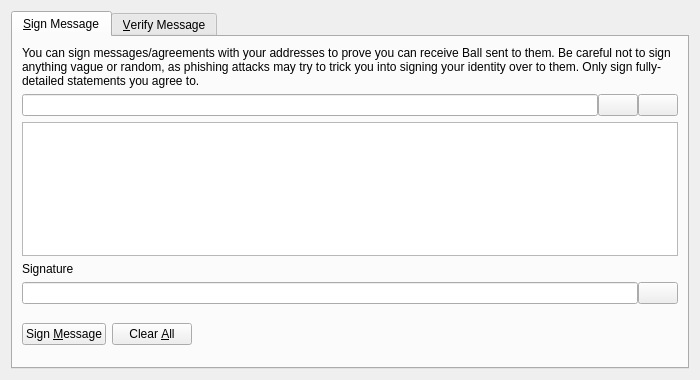
<?xml version="1.0" encoding="UTF-8"?>
<ui version="4.0">
 <class>SignVerifyMessageDialog</class>
 <widget class="QDialog" name="SignVerifyMessageDialog">
  <property name="geometry">
   <rect>
    <x>0</x>
    <y>0</y>
    <width>700</width>
    <height>380</height>
   </rect>
  </property>
  <property name="windowTitle">
   <string>Signatures - Sign / Verify a Message</string>
  </property>
  <property name="modal">
   <bool>true</bool>
  </property>
  <layout class="QVBoxLayout" name="verticalLayout">
   <item>
    <widget class="QTabWidget" name="tabWidget">
     <property name="currentIndex">
      <number>0</number>
     </property>
     <widget class="QWidget" name="tabSignMessage">
      <attribute name="title">
       <string>&amp;Sign Message</string>
      </attribute>
      <layout class="QVBoxLayout" name="verticalLayout_SM">
       <item>
        <widget class="QLabel" name="infoLabel_SM">
         <property name="text">
          <string>You can sign messages/agreements with your addresses to prove you can receive Ball sent to them. Be careful not to sign anything vague or random, as phishing attacks may try to trick you into signing your identity over to them. Only sign fully-detailed statements you agree to.</string>
         </property>
         <property name="textFormat">
          <enum>Qt::PlainText</enum>
         </property>
         <property name="wordWrap">
          <bool>true</bool>
         </property>
        </widget>
       </item>
       <item>
        <layout class="QHBoxLayout" name="horizontalLayout_1_SM">
         <property name="spacing">
          <number>0</number>
         </property>
         <item>
          <widget class="QValidatedLineEdit" name="addressIn_SM">
           <property name="toolTip">
            <string>The Ball address to sign the message with</string>
           </property>
          </widget>
         </item>
         <item>
          <widget class="QPushButton" name="addressBookButton_SM">
           <property name="toolTip">
            <string>Choose previously used address</string>
           </property>
           <property name="text">
            <string/>
           </property>
           <property name="shortcut">
            <string>Alt+A</string>
           </property>
           <property name="autoDefault">
            <bool>false</bool>
           </property>
          </widget>
         </item>
         <item>
          <widget class="QPushButton" name="pasteButton_SM">
           <property name="toolTip">
            <string>Paste address from clipboard</string>
           </property>
           <property name="text">
            <string/>
           </property>
           <property name="shortcut">
            <string>Alt+P</string>
           </property>
           <property name="autoDefault">
            <bool>false</bool>
           </property>
          </widget>
         </item>
        </layout>
       </item>
       <item>
        <widget class="QPlainTextEdit" name="messageIn_SM">
         <property name="toolTip">
          <string>Enter the message you want to sign here</string>
         </property>
        </widget>
       </item>
       <item>
        <widget class="QLabel" name="signatureLabel_SM">
         <property name="text">
          <string>Signature</string>
         </property>
         <property name="textFormat">
          <enum>Qt::PlainText</enum>
         </property>
        </widget>
       </item>
       <item>
        <layout class="QHBoxLayout" name="horizontalLayout_2_SM">
         <property name="spacing">
          <number>0</number>
         </property>
         <item>
          <widget class="QLineEdit" name="signatureOut_SM">
           <property name="font">
            <font>
             <italic>true</italic>
            </font>
           </property>
           <property name="readOnly">
            <bool>true</bool>
           </property>
          </widget>
         </item>
         <item>
          <widget class="QPushButton" name="copySignatureButton_SM">
           <property name="toolTip">
            <string>Copy the current signature to the system clipboard</string>
           </property>
           <property name="text">
            <string/>
           </property>
           <property name="autoDefault">
            <bool>false</bool>
           </property>
          </widget>
         </item>
        </layout>
       </item>
       <item>
        <layout class="QHBoxLayout" name="horizontalLayout_3_SM">
         <item>
          <widget class="QPushButton" name="signMessageButton_SM">
           <property name="toolTip">
            <string>Sign the message to prove you own this Ball address</string>
           </property>
           <property name="text">
            <string>Sign &amp;Message</string>
           </property>
           <property name="autoDefault">
            <bool>false</bool>
           </property>
          </widget>
         </item>
         <item>
          <widget class="QPushButton" name="clearButton_SM">
           <property name="toolTip">
            <string>Reset all sign message fields</string>
           </property>
           <property name="text">
            <string>Clear &amp;All</string>
           </property>
           <property name="autoDefault">
            <bool>false</bool>
           </property>
          </widget>
         </item>
         <item>
          <spacer name="horizontalSpacer_1_SM">
           <property name="orientation">
            <enum>Qt::Horizontal</enum>
           </property>
           <property name="sizeHint" stdset="0">
            <size>
             <width>40</width>
             <height>48</height>
            </size>
           </property>
          </spacer>
         </item>
         <item>
          <widget class="QLabel" name="statusLabel_SM">
           <property name="font">
            <font>
             <weight>75</weight>
             <bold>true</bold>
            </font>
           </property>
           <property name="text">
            <string/>
           </property>
           <property name="wordWrap">
            <bool>true</bool>
           </property>
          </widget>
         </item>
         <item>
          <spacer name="horizontalSpacer_2_SM">
           <property name="orientation">
            <enum>Qt::Horizontal</enum>
           </property>
           <property name="sizeHint" stdset="0">
            <size>
             <width>40</width>
             <height>48</height>
            </size>
           </property>
          </spacer>
         </item>
        </layout>
       </item>
      </layout>
     </widget>
     <widget class="QWidget" name="tabVerifyMessage">
      <attribute name="title">
       <string>&amp;Verify Message</string>
      </attribute>
      <layout class="QVBoxLayout" name="verticalLayout_VM">
       <item>
        <widget class="QLabel" name="infoLabel_VM">
         <property name="text">
          <string>Enter the receiver's address, message (ensure you copy line breaks, spaces, tabs, etc. exactly) and signature below to verify the message. Be careful not to read more into the signature than what is in the signed message itself, to avoid being tricked by a man-in-the-middle attack. Note that this only proves the signing party receives with the address, it cannot prove sendership of any transaction!</string>
         </property>
         <property name="textFormat">
          <enum>Qt::PlainText</enum>
         </property>
         <property name="alignment">
          <set>Qt::AlignLeading|Qt::AlignLeft|Qt::AlignTop</set>
         </property>
         <property name="wordWrap">
          <bool>true</bool>
         </property>
        </widget>
       </item>
       <item>
        <layout class="QHBoxLayout" name="horizontalLayout_1_VM">
         <property name="spacing">
          <number>0</number>
         </property>
         <item>
          <widget class="QValidatedLineEdit" name="addressIn_VM">
           <property name="toolTip">
            <string>The Ball address the message was signed with</string>
           </property>
          </widget>
         </item>
         <item>
          <widget class="QPushButton" name="addressBookButton_VM">
           <property name="toolTip">
            <string>Choose previously used address</string>
           </property>
           <property name="text">
            <string/>
           </property>
           <property name="shortcut">
            <string>Alt+A</string>
           </property>
           <property name="autoDefault">
            <bool>false</bool>
           </property>
          </widget>
         </item>
        </layout>
       </item>
       <item>
        <widget class="QPlainTextEdit" name="messageIn_VM"/>
       </item>
       <item>
        <widget class="QValidatedLineEdit" name="signatureIn_VM"/>
       </item>
       <item>
        <layout class="QHBoxLayout" name="horizontalLayout_2_VM">
         <item>
          <widget class="QPushButton" name="verifyMessageButton_VM">
           <property name="toolTip">
            <string>Verify the message to ensure it was signed with the specified Ball address</string>
           </property>
           <property name="text">
            <string>Verify &amp;Message</string>
           </property>
           <property name="autoDefault">
            <bool>false</bool>
           </property>
          </widget>
         </item>
         <item>
          <widget class="QPushButton" name="clearButton_VM">
           <property name="toolTip">
            <string>Reset all verify message fields</string>
           </property>
           <property name="text">
            <string>Clear &amp;All</string>
           </property>
           <property name="autoDefault">
            <bool>false</bool>
           </property>
          </widget>
         </item>
         <item>
          <spacer name="horizontalSpacer_1_VM">
           <property name="orientation">
            <enum>Qt::Horizontal</enum>
           </property>
           <property name="sizeHint" stdset="0">
            <size>
             <width>40</width>
             <height>48</height>
            </size>
           </property>
          </spacer>
         </item>
         <item>
          <widget class="QLabel" name="statusLabel_VM">
           <property name="font">
            <font>
             <weight>75</weight>
             <bold>true</bold>
            </font>
           </property>
           <property name="text">
            <string/>
           </property>
           <property name="wordWrap">
            <bool>true</bool>
           </property>
          </widget>
         </item>
         <item>
          <spacer name="horizontalSpacer_2_VM">
           <property name="orientation">
            <enum>Qt::Horizontal</enum>
           </property>
           <property name="sizeHint" stdset="0">
            <size>
             <width>40</width>
             <height>48</height>
            </size>
           </property>
          </spacer>
         </item>
        </layout>
       </item>
      </layout>
     </widget>
    </widget>
   </item>
  </layout>
 </widget>
 <customwidgets>
  <customwidget>
   <class>QValidatedLineEdit</class>
   <extends>QLineEdit</extends>
   <header>qvalidatedlineedit.h</header>
  </customwidget>
 </customwidgets>
 <resources>
  <include location="../ball.qrc"/>
 </resources>
 <connections/>
</ui>
